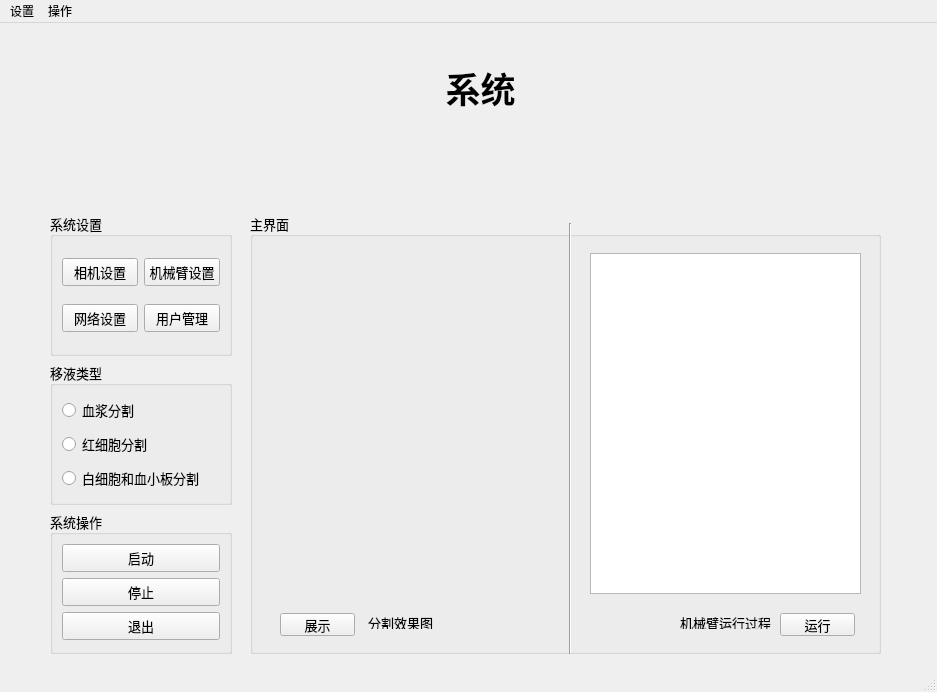
<?xml version="1.0" encoding="UTF-8"?>
<ui version="4.0">
 <class>MainWindow</class>
 <widget class="QMainWindow" name="MainWindow">
  <property name="geometry">
   <rect>
    <x>0</x>
    <y>0</y>
    <width>937</width>
    <height>692</height>
   </rect>
  </property>
  <property name="windowTitle">
   <string>系统</string>
  </property>
  <widget class="QWidget" name="centralwidget">
   <widget class="QLabel" name="label">
    <property name="geometry">
     <rect>
      <x>200</x>
      <y>30</y>
      <width>561</width>
      <height>71</height>
     </rect>
    </property>
    <property name="text">
     <string>&lt;html&gt;&lt;head/&gt;&lt;body&gt;&lt;p align=&quot;center&quot;&gt;&lt;span style=&quot; font-size:26pt; font-weight:600;&quot;&gt;系统&lt;/span&gt;&lt;/p&gt;&lt;/body&gt;&lt;/html&gt;</string>
    </property>
   </widget>
   <widget class="QGroupBox" name="groupBox_4">
    <property name="geometry">
     <rect>
      <x>250</x>
      <y>190</y>
      <width>631</width>
      <height>441</height>
     </rect>
    </property>
    <property name="font">
     <font>
      <family>Agency FB</family>
      <pointsize>10</pointsize>
     </font>
    </property>
    <property name="title">
     <string>主界面</string>
    </property>
    <widget class="QTextBrowser" name="txt_arm">
     <property name="geometry">
      <rect>
       <x>340</x>
       <y>40</y>
       <width>271</width>
       <height>341</height>
      </rect>
     </property>
    </widget>
    <widget class="QLabel" name="label_2">
     <property name="geometry">
      <rect>
       <x>110</x>
       <y>400</y>
       <width>81</width>
       <height>16</height>
      </rect>
     </property>
     <property name="text">
      <string>&lt;html&gt;&lt;head/&gt;&lt;body&gt;&lt;p align=&quot;center&quot;&gt;分割效果图&lt;/p&gt;&lt;/body&gt;&lt;/html&gt;</string>
     </property>
    </widget>
    <widget class="QLabel" name="label_3">
     <property name="geometry">
      <rect>
       <x>420</x>
       <y>400</y>
       <width>111</width>
       <height>16</height>
      </rect>
     </property>
     <property name="text">
      <string>&lt;html&gt;&lt;head/&gt;&lt;body&gt;&lt;p align=&quot;center&quot;&gt;机械臂运行过程&lt;/p&gt;&lt;/body&gt;&lt;/html&gt;</string>
     </property>
    </widget>
    <widget class="Line" name="line">
     <property name="geometry">
      <rect>
       <x>310</x>
       <y>10</y>
       <width>20</width>
       <height>431</height>
      </rect>
     </property>
     <property name="orientation">
      <enum>Qt::Vertical</enum>
     </property>
    </widget>
    <widget class="QLabel" name="label_image">
     <property name="geometry">
      <rect>
       <x>30</x>
       <y>40</y>
       <width>271</width>
       <height>341</height>
      </rect>
     </property>
     <property name="text">
      <string/>
     </property>
     <property name="pixmap">
      <pixmap>UIImage/White.png</pixmap>
     </property>
    </widget>
    <widget class="QPushButton" name="btn_display">
     <property name="geometry">
      <rect>
       <x>30</x>
       <y>400</y>
       <width>75</width>
       <height>23</height>
      </rect>
     </property>
     <property name="text">
      <string>展示</string>
     </property>
    </widget>
    <widget class="QPushButton" name="btn_armrun">
     <property name="geometry">
      <rect>
       <x>530</x>
       <y>400</y>
       <width>75</width>
       <height>23</height>
      </rect>
     </property>
     <property name="text">
      <string>运行</string>
     </property>
    </widget>
   </widget>
   <widget class="QWidget" name="layoutWidget">
    <property name="geometry">
     <rect>
      <x>50</x>
      <y>190</y>
      <width>182</width>
      <height>441</height>
     </rect>
    </property>
    <layout class="QVBoxLayout" name="verticalLayout_4">
     <item>
      <widget class="QGroupBox" name="groupBox">
       <property name="font">
        <font>
         <family>Agency FB</family>
         <pointsize>10</pointsize>
         <bold>false</bold>
        </font>
       </property>
       <property name="title">
        <string>系统设置</string>
       </property>
       <property name="flat">
        <bool>false</bool>
       </property>
       <layout class="QHBoxLayout" name="horizontalLayout_3">
        <item>
         <layout class="QVBoxLayout" name="verticalLayout_2">
          <item>
           <layout class="QHBoxLayout" name="horizontalLayout">
            <item>
             <widget class="QPushButton" name="pushButton">
              <property name="text">
               <string>相机设置</string>
              </property>
             </widget>
            </item>
            <item>
             <widget class="QPushButton" name="btn_arm">
              <property name="text">
               <string>机械臂设置</string>
              </property>
             </widget>
            </item>
           </layout>
          </item>
          <item>
           <layout class="QHBoxLayout" name="horizontalLayout_2">
            <item>
             <widget class="QPushButton" name="btn_network">
              <property name="text">
               <string>网络设置</string>
              </property>
             </widget>
            </item>
            <item>
             <widget class="QPushButton" name="brn_users">
              <property name="text">
               <string>用户管理</string>
              </property>
             </widget>
            </item>
           </layout>
          </item>
         </layout>
        </item>
       </layout>
      </widget>
     </item>
     <item>
      <widget class="QGroupBox" name="groupBox_2">
       <property name="font">
        <font>
         <family>Agency FB</family>
         <pointsize>10</pointsize>
        </font>
       </property>
       <property name="title">
        <string>移液类型</string>
       </property>
       <layout class="QHBoxLayout" name="horizontalLayout_4">
        <item>
         <layout class="QVBoxLayout" name="verticalLayout">
          <item>
           <widget class="QRadioButton" name="btn_plasma">
            <property name="text">
             <string>血浆分割</string>
            </property>
           </widget>
          </item>
          <item>
           <widget class="QRadioButton" name="btn_RBCs">
            <property name="text">
             <string>红细胞分割</string>
            </property>
           </widget>
          </item>
          <item>
           <widget class="QRadioButton" name="btn_Buffy">
            <property name="text">
             <string>白细胞和血小板分割</string>
            </property>
           </widget>
          </item>
         </layout>
        </item>
       </layout>
      </widget>
     </item>
     <item>
      <widget class="QGroupBox" name="groupBox_3">
       <property name="font">
        <font>
         <family>Agency FB</family>
         <pointsize>10</pointsize>
        </font>
       </property>
       <property name="title">
        <string>系统操作</string>
       </property>
       <layout class="QHBoxLayout" name="horizontalLayout_5">
        <item>
         <layout class="QVBoxLayout" name="verticalLayout_3">
          <property name="spacing">
           <number>6</number>
          </property>
          <item>
           <widget class="QPushButton" name="btn_run">
            <property name="text">
             <string>启动</string>
            </property>
           </widget>
          </item>
          <item>
           <widget class="QPushButton" name="btn_stop">
            <property name="text">
             <string>停止</string>
            </property>
           </widget>
          </item>
          <item>
           <widget class="QPushButton" name="btn_exit">
            <property name="text">
             <string>退出</string>
            </property>
           </widget>
          </item>
         </layout>
        </item>
       </layout>
      </widget>
     </item>
    </layout>
   </widget>
  </widget>
  <widget class="QMenuBar" name="menubar">
   <property name="geometry">
    <rect>
     <x>0</x>
     <y>0</y>
     <width>937</width>
     <height>22</height>
    </rect>
   </property>
   <widget class="QMenu" name="menu">
    <property name="title">
     <string>设置</string>
    </property>
    <addaction name="action"/>
    <addaction name="action_2"/>
    <addaction name="action_3"/>
    <addaction name="action_4"/>
   </widget>
   <widget class="QMenu" name="menu_2">
    <property name="title">
     <string>操作</string>
    </property>
    <addaction name="action_5"/>
    <addaction name="action_6"/>
    <addaction name="action_7"/>
   </widget>
   <addaction name="menu"/>
   <addaction name="menu_2"/>
  </widget>
  <widget class="QStatusBar" name="statusbar"/>
  <action name="action">
   <property name="text">
    <string>相机设置</string>
   </property>
  </action>
  <action name="action_2">
   <property name="text">
    <string>机械臂设置</string>
   </property>
  </action>
  <action name="action_3">
   <property name="text">
    <string>网络设置</string>
   </property>
  </action>
  <action name="action_4">
   <property name="text">
    <string>用户管理</string>
   </property>
  </action>
  <action name="action_5">
   <property name="text">
    <string>启动</string>
   </property>
  </action>
  <action name="action_6">
   <property name="text">
    <string>停止</string>
   </property>
  </action>
  <action name="action_7">
   <property name="text">
    <string>退出</string>
   </property>
  </action>
 </widget>
 <resources/>
 <connections/>
</ui>
